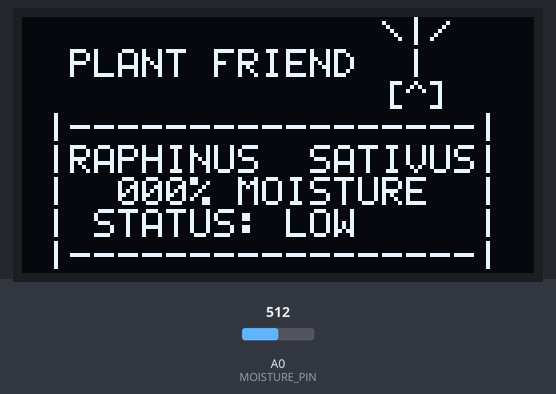
A sketch run on a simulated Arduino Uno, built with avr-gcc and run on an emulated ATmega328P. On the bench: 128×64 one-colour display. The test bench sets the inputs (shaded band); at power-on: A0 (MOISTURE_PIN) = 512. Storage starts empty; what the sketch prints to the serial monitor is not drawn.

Above: at 5.9 s.
6.0 s: A0 (MOISTURE_PIN) set to 324
At 10.9 s:
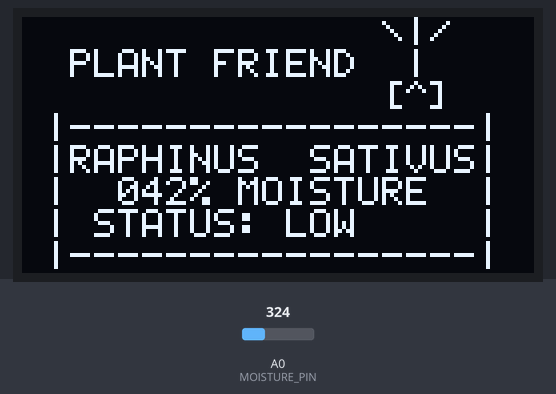
12.1 s: A0 (MOISTURE_PIN) set to 306
At 16.4 s:
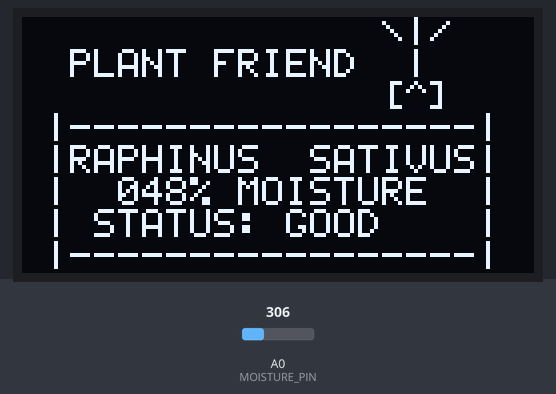
18.2 s: A0 (MOISTURE_PIN) set to 122
At 21.9 s:
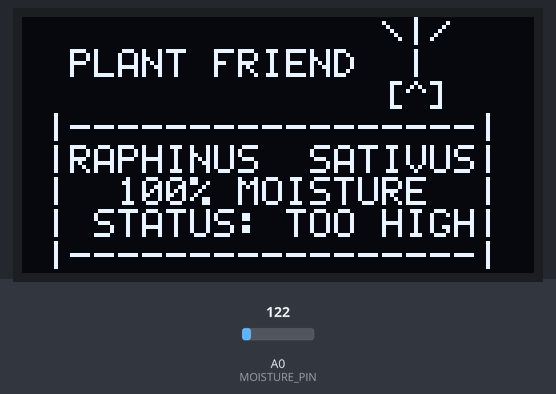
Timing chart, 0 to 23.4 s (numbered marks = the images above; inputs shaded):
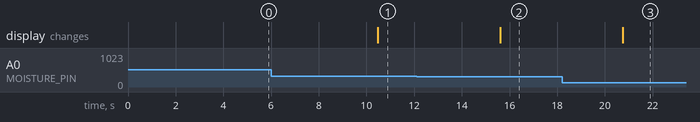

The sketch:

full_demo.ino
```cpp
#include <Wire.h>
#include <SPI.h>
#include <SD.h>
#include <SSD1306Ascii.h>
#include <SSD1306AsciiWire.h>

#define MOISTURE_PIN A0
#define DRY_VAL      450
#define WET_VAL      150
#define SD_CS_PIN    10

SSD1306AsciiWire oled;
bool sdAvailable = false;

void setup() {
  Serial.begin(9600);
  Wire.begin();
  oled.begin(&Adafruit128x64, 0x3C);
  oled.setFont(System5x7);
  oled.clear();
  sdAvailable = SD.begin(SD_CS_PIN);
  Serial.println(sdAvailable ? F("SD OK") : F("SD FAILED"));
}

void loop() {
  int raw = analogRead(MOISTURE_PIN);
  int pct = constrain(map(raw, DRY_VAL, WET_VAL, 0, 100), 0, 100);

  const char* status;
  if (pct < 45)       status = "LOW     ";
  else if (pct <= 70) status = "GOOD    ";
  else                status = "TOO HIGH";

  char moistureLine[22];
  char statusLine[22];
  sprintf(moistureLine, " |  %03d%% MOISTURE  | ", pct);
  sprintf(statusLine,   " | STATUS: %-8s| ",       status);

  oled.home();
  oled.println(F("               \\|/  "));
  oled.println(F("  PLANT FRIEND  |    "));
  oled.println(F("               [^]   "));
  oled.println(F(" |-----------------| "));
  oled.println(F(" |RAPHINUS  SATIVUS| "));
  oled.println(moistureLine);
  oled.println(statusLine);
  oled.print(F(" |-----------------| "));

  Serial.print(F("raw=")); Serial.print(raw);
  Serial.print(F(" pct=")); Serial.println(pct);

  if (sdAvailable) {
    File logFile = SD.open("moisture.csv", FILE_WRITE);
    if (logFile) {
      logFile.print(raw);
      logFile.print(",");
      logFile.println(pct);
      logFile.close();
      Serial.println(F("SD write OK"));
    } else {
      Serial.println(F("SD open FAILED"));
    }
  }

  delay(5000);
}
```

Measured:
- the behaviour switches between 316 and 315 on A0 (MOISTURE_PIN) (found by bisection; images 1 and 2)
- after the input at 6.0 s, the display: changes after 4.5 s (image 1)
- after the input at 12.1 s, the display: changes after 3.5 s (image 2)
- after the input at 18.2 s, the display: changes after 2.6 s (image 3)
